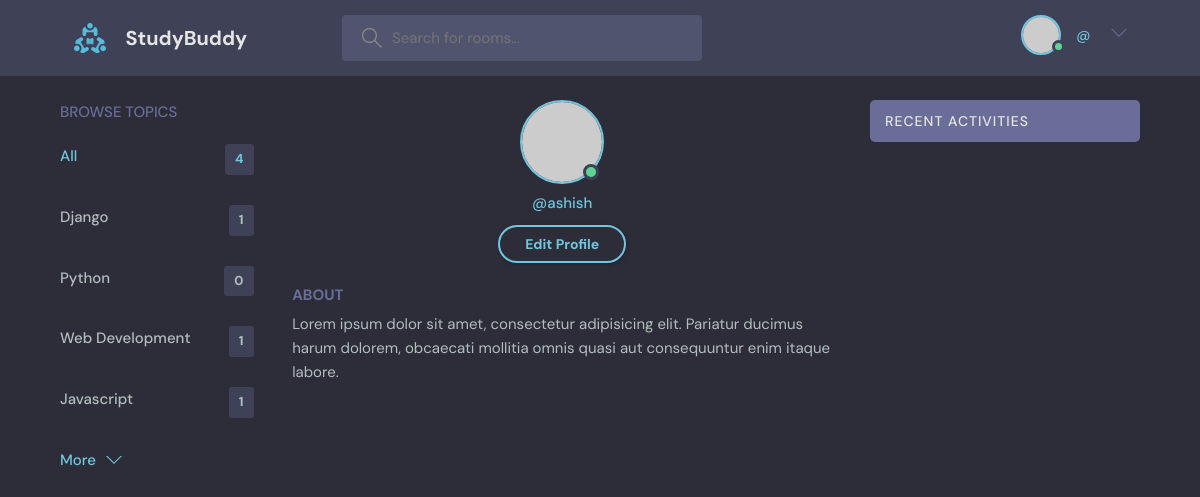
/profile/4, run on an earlier commit of the app's database.
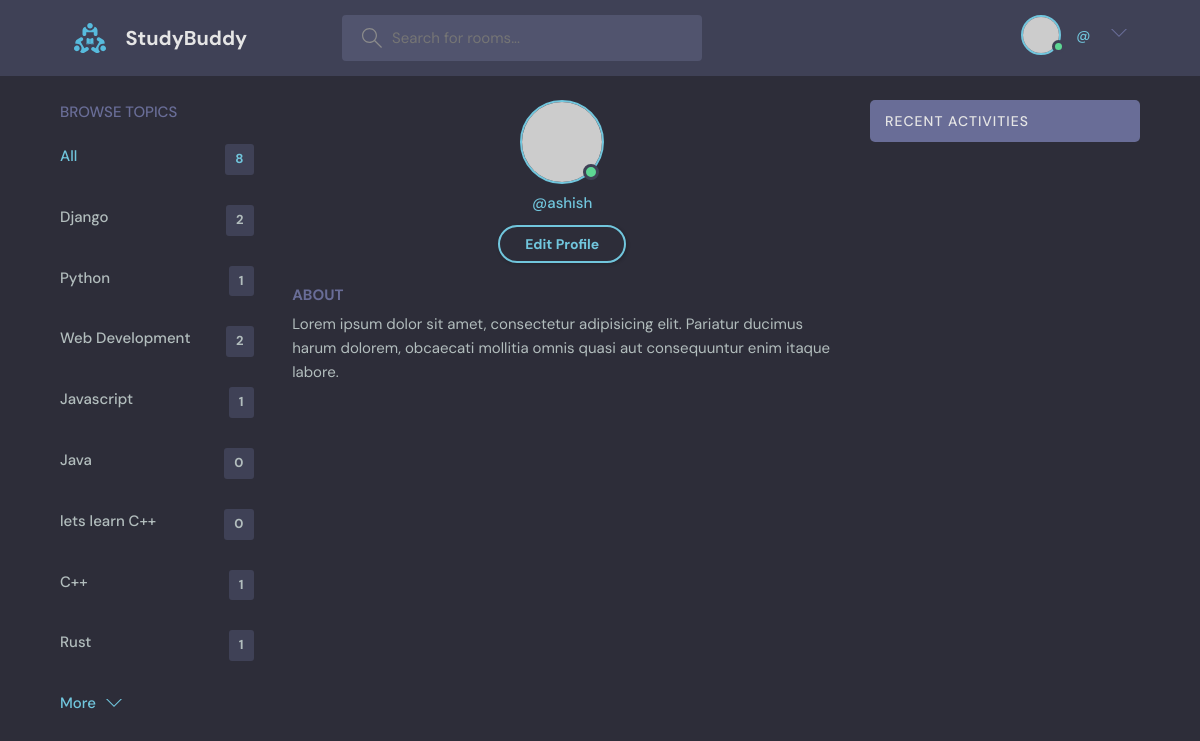
And on a later commit of the database.
### base/models.py (models this page shows, shortened)
class Topic(models.Model):
    name = models.CharField(max_length=200)

### base/views.py (the view)
# urls.py: path('profile/<str:pk>',views.userProfile, name='user-profile'),
def userProfile(request,pk):
    user = User.objects.get(id=pk)
    rooms = user.room_set.all()
    topics = Topic.objects.all()
    room_messages = user.message_set.all()
    return render(request, 'base/profile.html',{'user':user, 'rooms':rooms,
                                                'topics':topics, 'room_messages':room_messages})

### base/templates/base/profile.html (shortened to what this page needs)
{% extends 'main.html' %}
{% block content %}
  <main class="profile-page layout layout--3">
    <div class="container">
      <div class="topics">
       {% include 'base/topics_component.html' %}
      </div>
      <div class="roomList">
        <div class="profile">
          <div class="profile__avatar">
            <div class="avatar avatar--large active">
              <img src="https://randomuser.me/api/portraits/men/11.jpg" />
            </div>
          </div>
          <div class="profile__info">
            <p>@{{user.username}}</p>
            <a href="edit-user.html" class="btn btn--main btn--pill">Edit Profile</a>
          </div>
          <div class="profile__about">
            <h3>About</h3>
            <p>
              Lorem ipsum dolor sit amet, consectetur adipisicing elit. Pariatur ducimus harum
              dolorem, obcaecati mollitia omnis quasi aut consequuntur enim itaque labore.
            </p>
          </div>
        </div>
      </div>
      {% include 'base/activity_component.html' %}
    </div>
  </main>
{% endblock %}

### base/templates/base/topics_component.html
        <div class="topics">
          <div class="topics__header">
            <h2>Browse Topics</h2>
          </div>
          <ul class="topics__list">
            <li>
              <a href="{% url 'home'%}" class="active">All<span>{{topics.count}} </span></a>
            </li>
            <li>
                {% for topic in topics%}
                <a href="{% url 'home' %}?q={{topic.name}}">{{topic.name}}<span>{{ topic.room_set.all.count }}</span></a>
                {% endfor %}
            </li>
          </ul>
          <a class="btn btn--link" href="topics.html">
            More
            <svg version="1.1" xmlns="http://www.w3.org/2000/svg" width="32" height="32" viewBox="0 0 32 32">
              <title>chevron-down</title>
              <path d="M16 21l-13-13h-3l16 16 16-16h-3l-13 13z"></path>
            </svg>
          </a>
        </div>

What changed in the data, as far as the page shows it:
computed for Topic "Django": room_set.all.count "1" → "2"
computed for Topic "Python": room_set.all.count "0" → "1"
computed for Topic "Web Development": room_set.all.count "1" → "2"
added Topic: name "Java", room_set.all.count "0"
added Topic: name "lets learn C++", room_set.all.count "0"
added Topic: name "C++", room_set.all.count "1"
added Topic: name "Rust", room_set.all.count "1"
Also different on the page:
{{ topics.count }}: "4" → "8"
